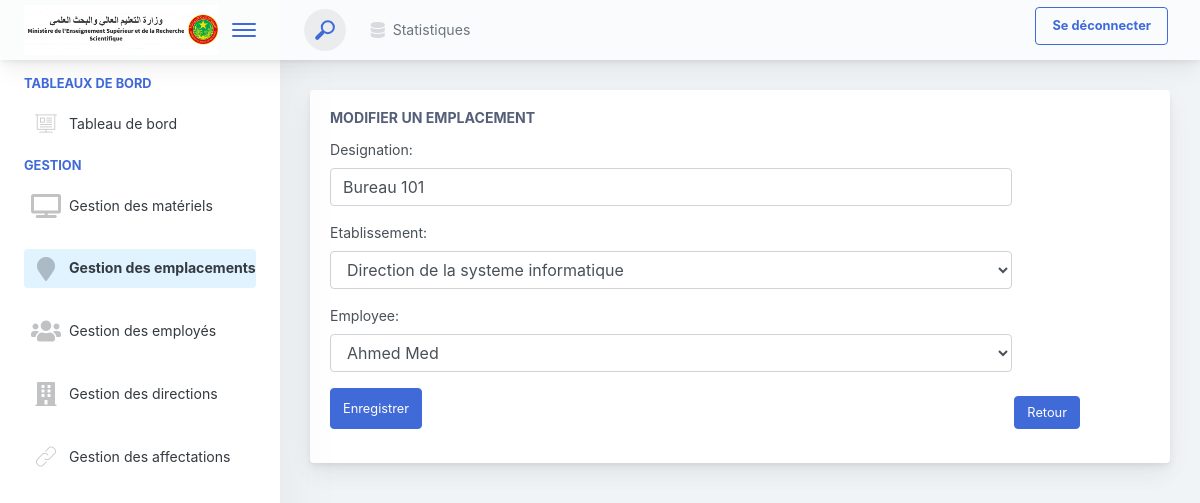
Page /edit_emplacement/4 on the committed database.
### accounts/models.py (models this page shows, shortened)
class Emplacement(models.Model):
    designation = models.CharField(max_length=200)
    id_etablissement = models.ForeignKey(Etablissement, on_delete=models.CASCADE)
    id_employee = models.ForeignKey(Employee, on_delete=models.CASCADE)

class Etablissement(models.Model):
    nom_etablissement = models.CharField(max_length=200, unique=True)

class Employee(models.Model):
    matricule = models.CharField(max_length=50, unique=True)
    nom = models.CharField(max_length=100)
    prenom = models.CharField(max_length=100)
    date_naiss = models.DateField()
    lieu_naiss = models.CharField(max_length=100)
    grade = models.CharField(max_length=50)

### GestionVentes/views.py (the view)
# urls.py: path('edit_emplacement/<int:id>', views.edit_emplacement, name="edit_emplacement"),
def edit_emplacement(request, id):
    all_employe = Employee.objects.all()
    all_etablissement = Etablissement.objects.all()
    emplacement = Emplacement.objects.get(id=id)
    form = emplacementForm()
    return render(request,'emplacements/edit.html',{'form':form,'emplacement':emplacement,"navbar":'emplacement','employes':all_employe,'etablissements':all_etablissement})

### GestionVentes/forms.py
class emplacementForm(forms.ModelForm):
    class Meta:
        model= Emplacement
        fields = "__all__"

### GestionVentes/templates/emplacements/edit.html (shortened to what this page needs)
{% extends 'navbar.html' %}
{% block content %}
<div class="app-main__inner">
    <div class="tab-content">
        <div class="tab-pane tabs-animation fade show active" id="tab-content-0" role="tabpanel">
            <div class="main-card mb-3 card">
                <div class="card-body">
                    <h5 class="card-title">Modifier un emplacement</h5>
                    <form method="post" action="/update_emplacement/{{ emplacement.id }}">
                        <div class="form-row">
                            <div class="col-md-10">
                                <div class="position-relative form-group">
                                    <label>Designation:</label>
                                    <input type="text" name="{{ form.designation.name }}" class="form-control"
                                        value="{{ emplacement.designation }}" required>
                                </div>
                            </div>
                            <div class="col-md-10">
                                <div class="position-relative form-group">
                                    <label>Etablissement:</label>
                                    <select class="form-control" name="{{ form.id_etablissement.name }}" required>
                                        {% for etablissement in etablissements %}
                                        <option value="{{ etablissement.id }}"
                                            {% if etablissement.id == emplacement.id_etablissement.id %}selected{% endif %}>
                                            {{ etablissement.nom_etablissement }}</option>
                                        {% endfor %}
                                    </select>
                                </div>
                            </div>
                            <div class="col-md-10">
                                <div class="position-relative form-group">
                                    <label>Employee:</label>
                                    <select class="form-control" name="{{ form.id_employee.name }}" required>
                                        {% for employee in employes %}
                                        <option value="{{ employee.id }}"
                                            {% if employee.id == emplacement.id_employee.id %}selected{% endif %}>
                                            {{ employee.nom }} {{ employee.prenom }}</option>
                                        {% endfor %}
                                    </select>
                                </div>
                            </div>
                        </div>
                        <div style="display: flex ; justify-content: space-between ;width:750px; ">
                            <button class="mt-6 btn btn-primary">Enregistrer</button>
                             <a href="{% url 'emplacement' %}"class="mt-2 btn btn-primary">
                                Retour
                            </a>
                        </div>
                    </form>
                </div>
            </div>
        </div>
    </div>
</div>
{% endblock %}

### rows in the picture
Emplacement: designation "Bureau 101", id_etablissement "Direction de la systeme informatique", id_employee "Ahmed Med"
